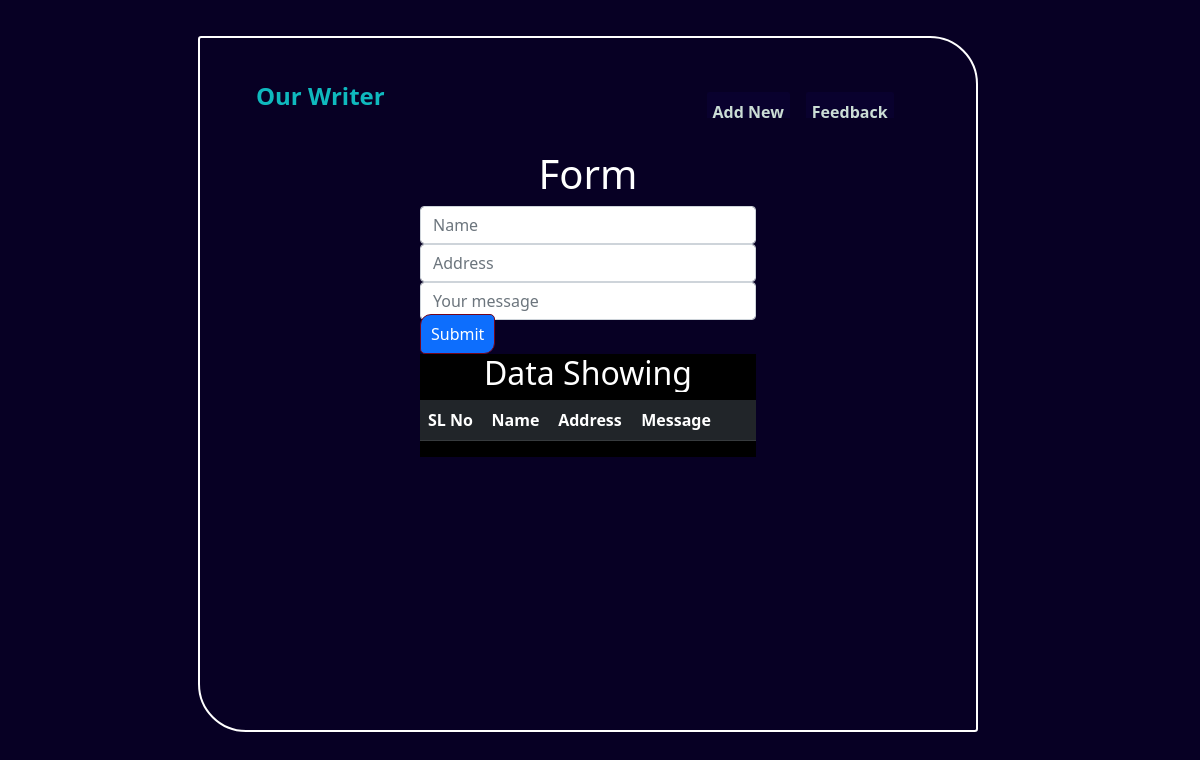
Page /form_home/ on the earlier database version.
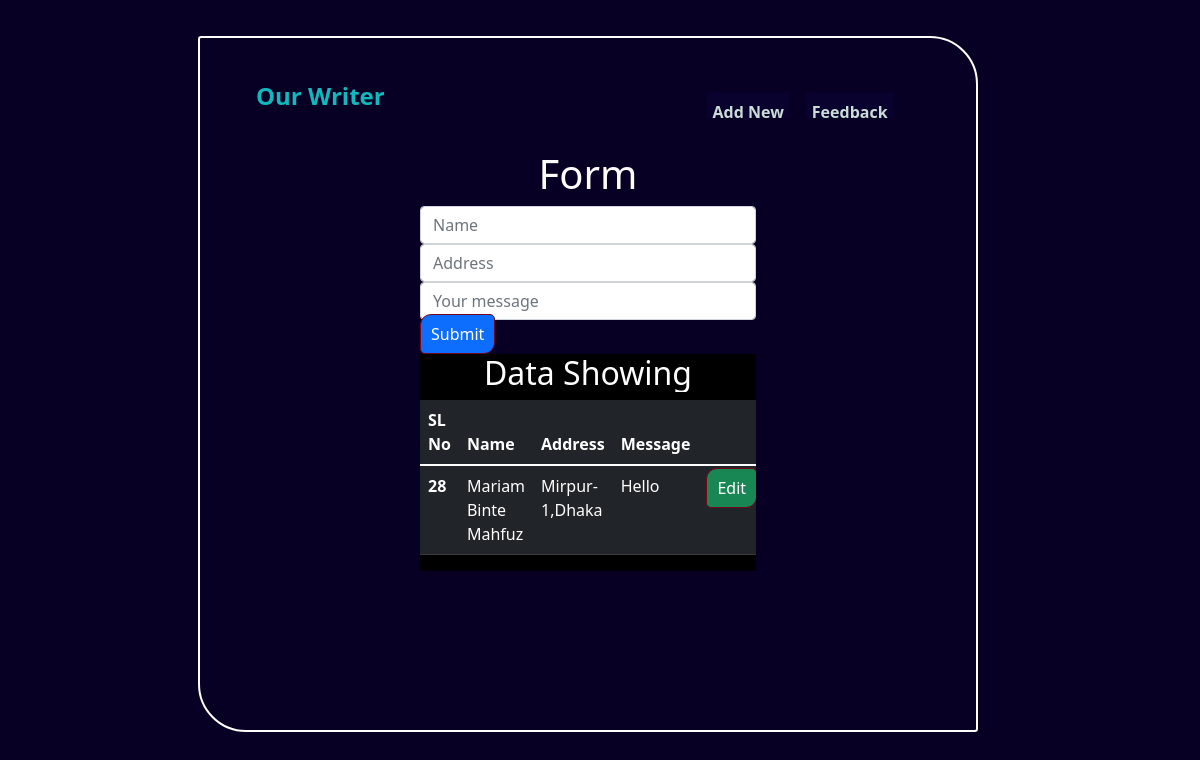
Same page on the later database version.
### API_app/models.py (models this page shows, shortened)
class Message(models.Model):
    name=models.CharField(max_length=60)
    address=models.CharField(max_length=300)
    message=models.CharField(max_length=500)

### API_app/views.py (the view, shortened to what this page needs)
# urls.py: path('form_home/', views.home, name='home'),
def home(request):
    messages=Message.objects.all()
    dict={'messages':messages}
    return render(request,'Form/form.html',context=dict)

### templates/Form/form.html (shortened to what this page needs)
{% extends 'base.html' %}
{% load static %}
{% block body_block %}
<div class="row">
    <div class="col-lg-3"></div>
    <div class="col-lg-6">
    <form action="" method="POST">
        <h1 class="text-center ">Form</h1>
        <div class="form-group">
            <input name="name" type="text" class="form-control" placeholder="Name">
            </div>
            <div class="form-group">
            <input type="text" name="address" class=" form-control" placeholder="Address">
        </div>
        <div class="form-group">
            <input type="text" name="message" class=" form-control" placeholder="Your message">
        </div>
            <button type="submit" class="btn btn-primary">Submit</button>
      </form>
    <div style="background-color:black;color:white">
        <h2 class="text-center">Data Showing</h2>
      <table class="table table-dark">
        <thead>
          <tr>
            <th scope="col">SL No</th>
            <th scope="col">Name</th>
            <th scope="col">Address</th>
            <th scope="col">Message </th>
            <th scope="col"></th>
            <th scope="col"></th>
          </tr>
        </thead>
        <tbody>
          {% for x in messages %}
          <tr>
            <th scope="row">{{ x.id }}</th>
            <td>{{ x.name }}</td>
            <td>{{ x.address }}</td>
            <td>{{ x.message }}</td>
            <td><a href="{% url 'edit' primaryk=x.id %}"  type="submit" class="btn btn-success">  Edit</a></td>
          </tr>
          {% endfor %}
        </tbody>
      </table>
    </div>
    </div>
      <div class="col-lg-3"></div>
</div>
{% endblock %}

Differences in the rows shown:
added Message: id "28", name "Mariam Binte Mahfuz", address "Mirpur-1,Dhaka", message "Hello"
